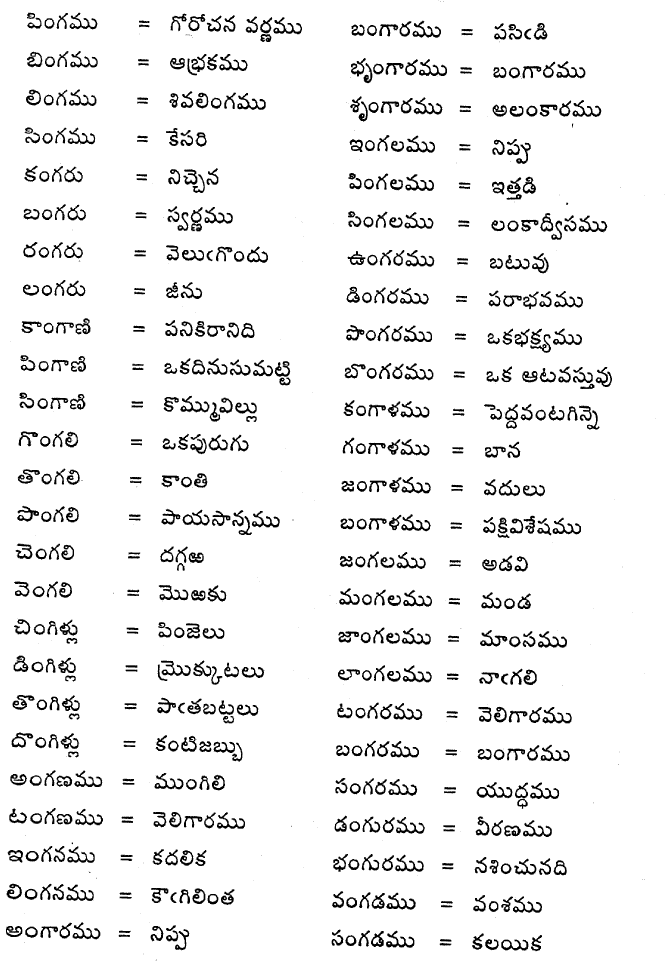
#> input picture sample_images/praasa.tif, 2002 x 2908 px (shown at 1/3 size)
$ python -i page.py   (imports and definitions only)
#> lines starting #> are read from the running program, lines starting #| are printed output that depends on the picture; after the words box and inside, x2 and y2 are one past the last pixel; in counts of white or black regions, pixels touching at a corner belong together
### banti/helpers.py
import os
from PIL import Image as im
import numpy as np

##############################################################################
#                   OS Related Helpers
##############################################################################


# [5 lines left out: function get_ext_changer, not called in this run]


def change_ext(fname, ext):
    name, _ = os.path.splitext(fname)
    return name + ext


# [27 lines left out: function is_file_of_type, not called in this run]

##############################################################################
#                   Picture Related Helpers
##############################################################################

def img_to_bin_arr(img):
    wd, ht = img.size
    pix = np.array(img.convert('1').getdata(), np.uint8)
    return 1 - (pix.reshape((ht, wd)) / 255.)


def bin_arr_to_rgb_img(arr):
    return bin_arr_to_img(arr).convert("RGB")


def bin_arr_to_img(arr):
    return im.fromarray((255 * (1 - arr)).astype("uint8"))


# [22 lines left out: functions arr_to_ascii_art, shade, not called in this run]

def default_nnet_fname():
    return os.path.join(os.path.split(__file__)[0], "../library/nn.pkl")

def default_scaler_fname():
    return os.path.join(os.path.split(__file__)[0], "../scalings/relative48.scl")

def default_labels_fname():
    return os.path.join(os.path.split(__file__)[0], "../labellings/alphacodes.lbl")

def default_ngram_fname():
    return os.path.join(os.path.split(__file__)[0], "../library/mega.123.pkl")

### banti/conncomp.py
import scipy.ndimage.measurements as meas
from .helpers import arr_to_ascii_art


class Component():
    def __init__(self, big_img, slice, index):
        self.index = index
        self.pix = big_img[slice] == index
        self.slice = slice

        self.y, self.y2 = slice[0].start, slice[0].stop
        self.ht = self.y2 - self.y
        self.x, self.x2 = slice[1].start, slice[1].stop
        self.wd = self.x2 - self.x

    def __lt__(self, other):
        overlap = max(0, min(self.x2 - other.x, other.x2 - self.x) - 1)

        if overlap / min(self.wd, other.wd) < .5:
            return self.x < other.x
        else:
            return self.y + self.ht/2 < other.y + other.ht/2

    def __contains__(self, item):
        if isinstance(item, Component):
            return item.x >= self.x and item.x2 <= self.x2 and \
                   item.y >= self.y and item.y2 <= self.y2
        else:
            raise NotImplementedError("Type of item is unknown: " + type(item))

    def has_center_of(self, other):
        return self.x <= (other.x + other.x2)/2 <= self.x2 and \
               self.y <= (other.y + other.y2)/2 <= self.y2

    # [4 lines left out: function small_str, not called in this run]

    def __str__(self):
        return self.small_str() + "\n" + arr_to_ascii_art(self.pix)


def get_conn_comp(imgarr, sort=True):
    labelled_image, n_components = meas.label(imgarr)
    slices = meas.find_objects(labelled_image)
    components = []

    for islice, slaiss in enumerate(slices):
        components.append(Component(labelled_image, slaiss, islice+1))

    if sort:
        components = sorted(components)

    return components, labelled_image

### banti/page.py
import os
import numpy as np
import statistics as stats

from scipy.ndimage import interpolation as inter
from scipy import ndimage as nd
from PIL import ImageChops
from PIL import Image as im
from PIL import ImageDraw as imd

import logging
from scipy.stats import itemfreq
from .helpers import img_to_bin_arr, bin_arr_to_rgb_img
from .conncomp import get_conn_comp

logger = logging.getLogger(__name__)
logi = logger.info
logd = logger.debug

coarse_limit, coarse_jump = 6, .75
fine_jump = 1/8
deskew_reduce_width_to = 800


class Page():
    def __init__(self, path):
#> called with path = '../sample_images/praasa.tif'
        self.path = path
        self.orig_img = self.trim(im.open(path))
        self.img = self.orig_img

        self.orig_imgarr = img_to_bin_arr(self.orig_img)
        self.imgarr = self.orig_imgarr
        self.wd, self.ht = self.orig_img.size

        self.angle, self.fft, self.best_harmonic = [None] * 3
        self.hist, self.gauss_hist, self.d_gauss_hist = [None] * 3
        self.wmorpharr = None
        self.words_hist, self.gauss_words_hist, self.d_gauss_words_hist = [None] * 3

        self.base_lines, self.top_lines, self.line_sep = [None] * 3
        self.num_lines = None

    def change_ext(self, ext):
        base, old_ext = os.path.splitext(self.path)
        return os.path.join(base + ext)

    def process(self):
        self._correct_skew()
        self._filter_noise()
        self._calc_hist()
        self._find_baselines()
        self._separate_lines()

    def trim(self, img):
        bg = im.new(img.mode, img.size, img.getpixel((0, 0)))
#> bg: PIL image 2002x2908 1; every value is 1
        diff = ImageChops.difference(img, bg)
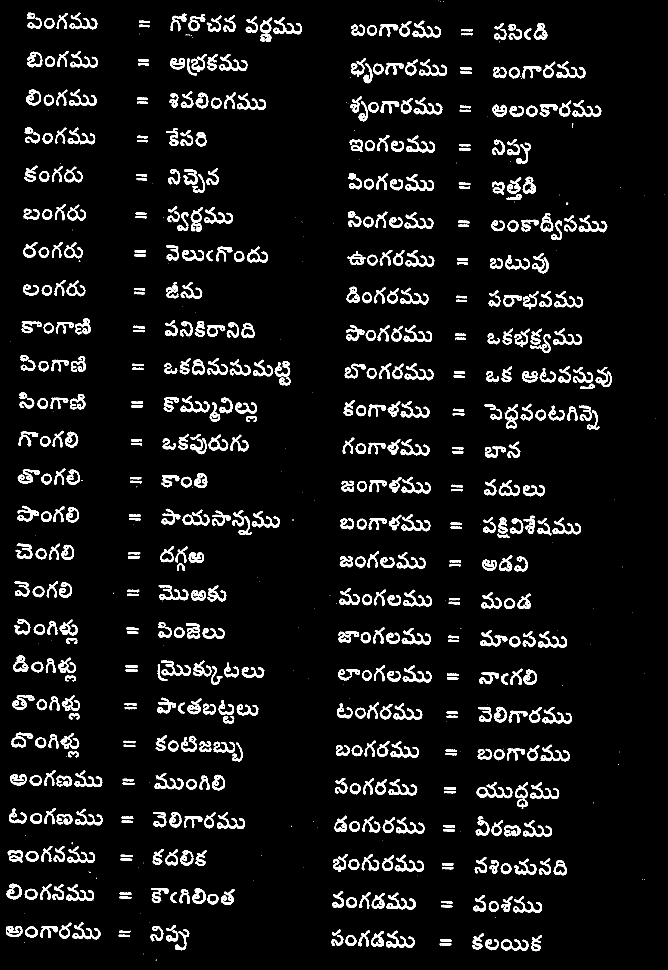
#> diff: PIL image 2002x2908 1 (shown at 1/3 size); 6.4% white; 834 white regions (228 under 20 px), largest, box (x1, y1, x2, y2) and area: (1430, 2346, 1537, 2395) 1636, (1159, 2678, 1247, 2729) 1426, (1158, 2792, 1243, 2843) 1422
#> img is the input picture: PIL image 2002x2908 1; 93.6% white; 834 black regions (228 under 20 px), largest, box (x1, y1, x2, y2) and area: (1430, 2346, 1537, 2395) 1636, (1159, 2678, 1247, 2729) 1426, (1158, 2792, 1243, 2843) 1422
        bbox = diff.getbbox()
#> bbox = (18, 2, 1993, 2882)
        if bbox:
            trimmed_img = img.crop(bbox)
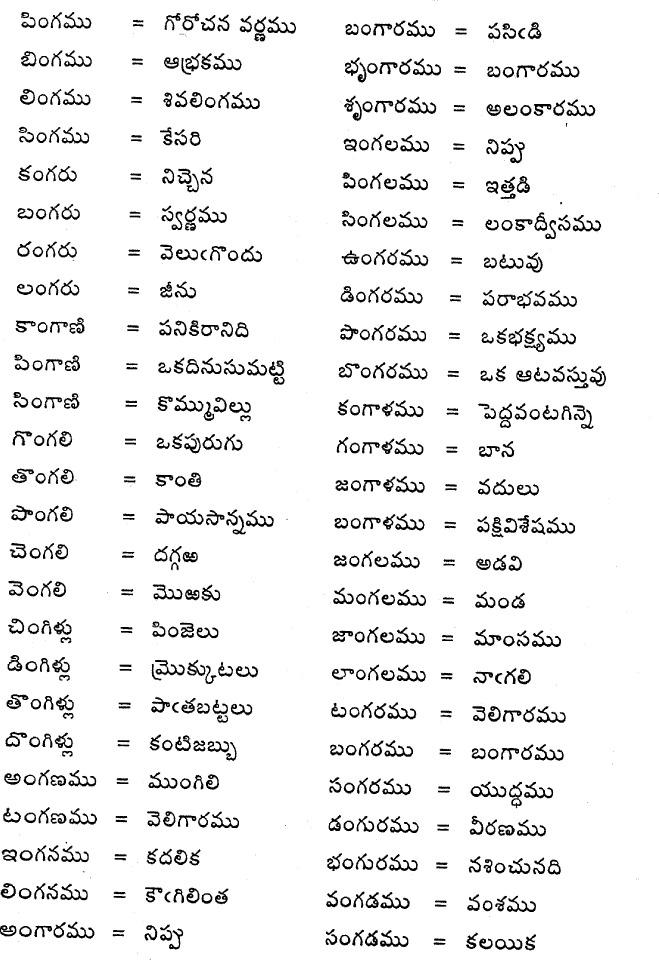
#> trimmed_img: PIL image 1975x2880 1 (shown at 1/3 size); 93.4% white; 834 black regions (228 under 20 px), largest, box (x1, y1, x2, y2) and area: (1412, 2344, 1519, 2393) 1636, (1141, 2676, 1229, 2727) 1426, (1140, 2790, 1225, 2841) 1422
#> in img_to_bin_arr, `return 1 - (pix.reshape((ht, wd)) / 255.)`:
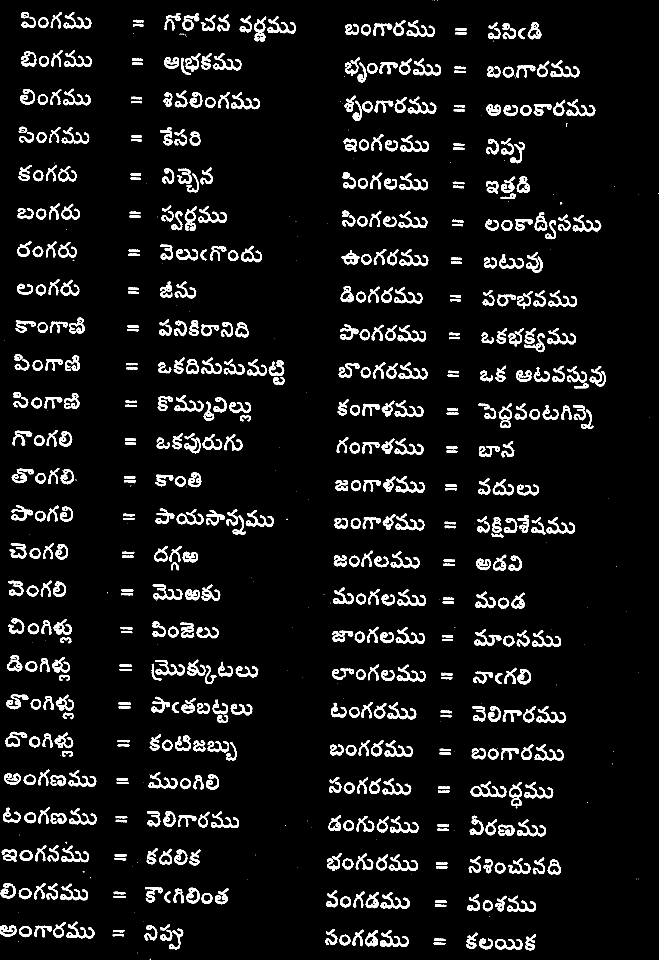
#> returned value: shape (2880, 1975) float64 (shown at 1/3 size); values 0 (black) and 1 (white), 6.6% white; 834 white regions (228 under 20 px), largest, box (x1, y1, x2, y2) and area: (1412, 2344, 1519, 2393) 1636, (1141, 2676, 1229, 2727) 1426, (1140, 2790, 1225, 2841) 1422
        else:
            trimmed_img = img
        return trimmed_img

    def _filter_noise(self, ):
        logi("Filtering Noise")
        self.imgarr = nd.median_filter(self.imgarr, size=3)

    def _correct_skew(self, ):
        logi("Correcting Skew")
        coarse_angles = np.arange(-coarse_limit, coarse_limit+coarse_jump, coarse_jump)

        def find_scores(arr, angles):
            scores = np.zeros_like(angles)

            for i, a in enumerate(angles):
                data = inter.rotate(arr, a, reshape=0, order=0)
                hist = np.sum(data, axis=1)
                scores[i] = np.sum((hist[1:] - hist[:-1]) ** 2)

            return scores

        imgarr = self.imgarr
        temp_sizes_str = "Resizing before skew correction: " + str(imgarr.shape)
        while imgarr.shape[-1] > deskew_reduce_width_to:
            imgarr = imgarr[::2, ::2]
            temp_sizes_str += " -> " + str(imgarr.shape)
#> this loop made 2 passes
#> pass 1, in _correct_skew, `imgarr = imgarr[::2, ::2]`:
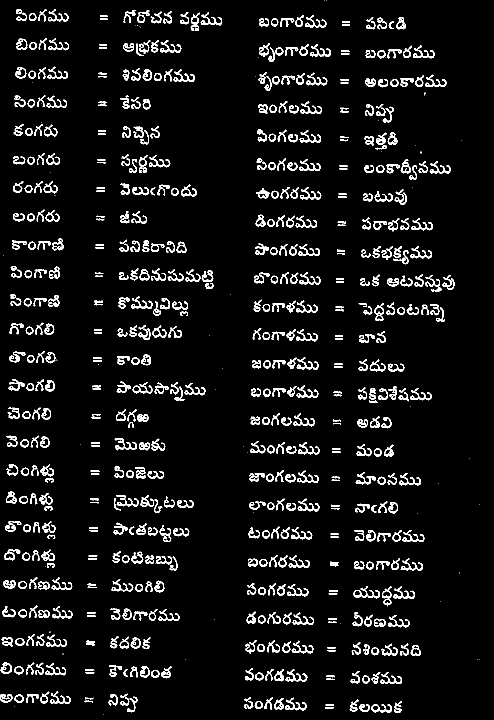
#> imgarr: shape (1440, 988) float64 (shown at 1/2 size); values 0 (black) and 1 (white), 6.6% white in thin lines or dots
        logi(temp_sizes_str)

        coarse_scores = find_scores(imgarr, coarse_angles)
#> the loop in find_scores, `for i, a in enumerate(angles):` made 17 passes
#> pass 3, in find_scores, `data = inter.rotate(arr, a, reshape=0, order=0)`:
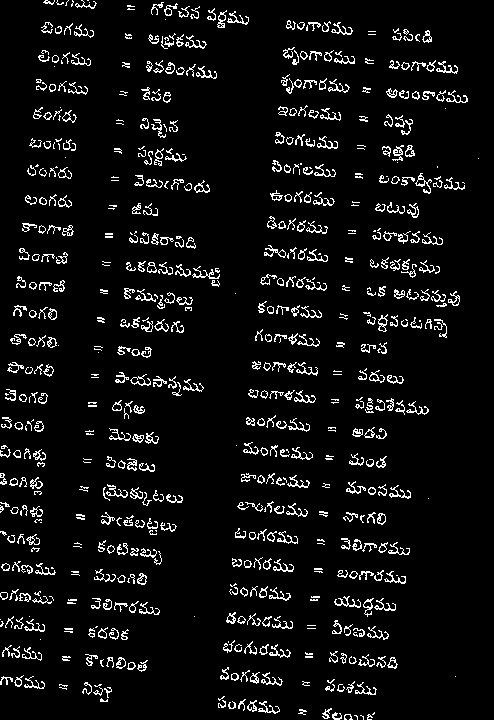
#> data: shape (720, 494) float64; values 0 (black) and 1 (white), 6.4% white in thin lines or dots
#> after the loop in find_scores, `for i, a in enumerate(angles):`: scores = 17 values, max 368770 at index 10, min 34259 at index 0, mean 86417.1
#> coarse_scores has the same summary as scores in find_scores
        logi("Coarse Angles, Scores: {}".format(list(zip(coarse_angles, coarse_scores))))

        # Find a range to do a fine search over.
        top_a, top_b = sorted(np.argpartition(-coarse_scores, 2)[:2])
#> top_a = 8; top_b = 10
        if top_a > 0:
            fine_min = coarse_angles[top_a-1]
#> fine_min = -0.75
        else:
            fine_min = coarse_angles[0] - coarse_jump
        if top_b + 1 < len(coarse_angles):
            fine_max = coarse_angles[top_b+1]
#> fine_max = 2.25
        else:
            fine_max = coarse_angles[-1] + coarse_jump

        fine_angles = np.arange(fine_min, fine_max, fine_jump)
        fine_angles = np.setdiff1d(fine_angles, coarse_angles)
        fine_scores = find_scores(imgarr, fine_angles)
#> the loop in find_scores (call 2), `for i, a in enumerate(angles):` made 20 passes
#> pass 1, in find_scores (call 2), `data = inter.rotate(arr, a, reshape=0, order=0)`:
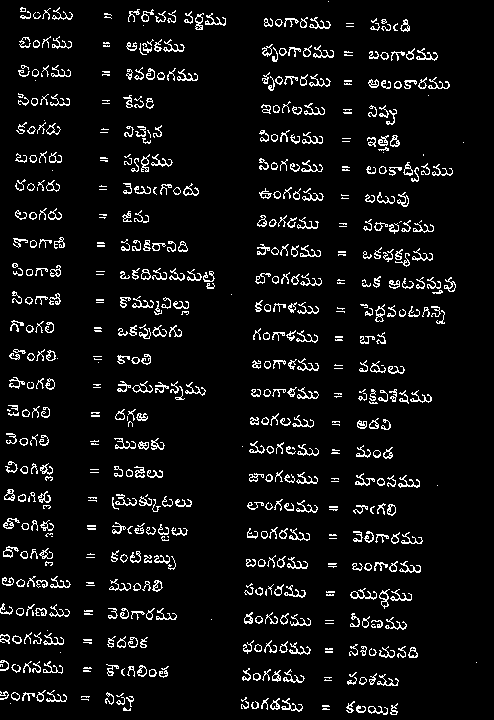
#> data: shape (720, 494) float64; values 0 (black) and 1 (white), 6.6% white in thin lines or dots
#> pass 2, in find_scores (call 2), `data = inter.rotate(arr, a, reshape=0, order=0)`:
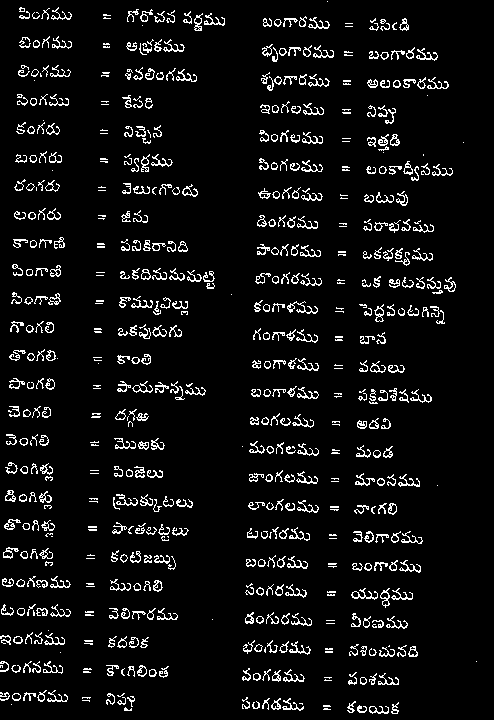
#> data: shape (720, 494) float64; values 0 (black) and 1 (white), 6.6% white in thin lines or dots
#> after the loop in find_scores (call 2), `for i, a in enumerate(angles):`: scores = 20 values, max 389600 at index 14, min 72146 at index 0, mean 160471
#> fine_scores has the same summary as scores in find_scores
#> (the rest of the program and of its run is left out)
